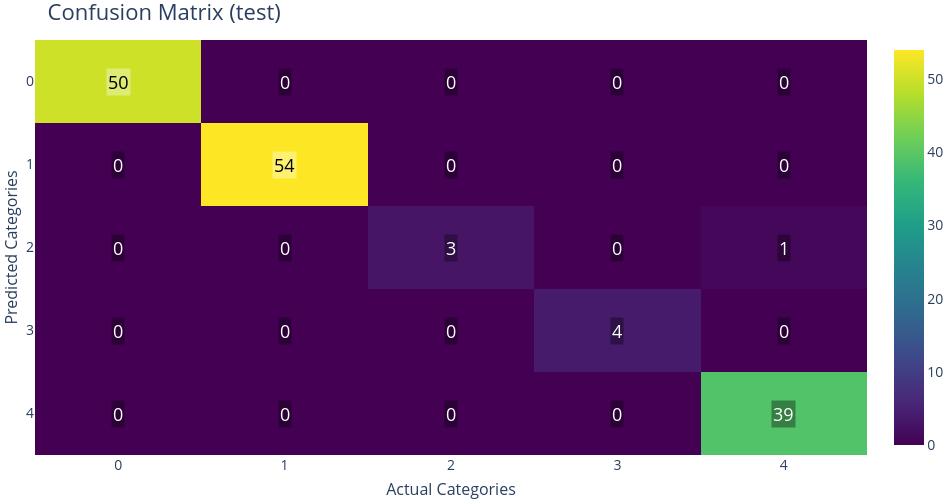

Notebook code cell kept with this figure:
### Markdown cell above
### For testing portion

### Code cell
fig_cm = pyg.PlotConfusionMatrix(split="test")
fig_cm.show()

### Figure 1 — Plotly figure (JSON) as saved in the notebook; plotly's stock layout.template omitted (floating-point values rounded to 4 significant figures)
{"data": [{"colorbar": {"tickfont": {"size": 14}, "title": {"font": {"size": 16}}}, "colorscale": [[0, "rgb(68, 1, 84)"], [0.1111, "rgb(72, 40, 120)"], [0.2222, "rgb(62, 73, 137)"], [0.3333, "rgb(49, 104, 142)"], [0.4444, "rgb(38, 130, 142)"], [0.5556, "rgb(31, 158, 137)"], [0.6667, "rgb(53, 183, 121)"], [0.7778, "rgb(110, 206, 88)"], [0.8889, "rgb(181, 222, 43)"], [1, "rgb(253, 231, 37)"]], "showscale": true, "type": "heatmap", "x": [0, 1, 2, 3, 4], "y": [0, 1, 2, 3, 4], "z": [[50, 0, 0, 0, 0], [0, 54, 0, 0, 0], [0, 0, 3, 0, 1], [0, 0, 0, 4, 0], [0, 0, 0, 0, 39]], "zmax": 54, "zmin": 0}], "layout": {"annotations": [{"bgcolor": "rgba(255,255,255,0.35)", "font": {"color": "black", "size": 18}, "opacity": 1, "showarrow": false, "text": "50", "x": 0, "xref": "x", "y": 0, "yref": "y"}, {"bgcolor": "rgba(0,0,0,0.35)", "font": {"color": "white", "size": 18}, "opacity": 1, "showarrow": false, "text": "0", "x": 1, "xref": "x", "y": 0, "yref": "y"}, {"bgcolor": "rgba(0,0,0,0.35)", "font": {"color": "white", "size": 18}, "opacity": 1, "showarrow": false, "text": "0", "x": 2, "xref": "x", "y": 0, "yref": "y"}, {"bgcolor": "rgba(0,0,0,0.35)", "font": {"color": "white", "size": 18}, "opacity": 1, "showarrow": false, "text": "0", "x": 3, "xref": "x", "y": 0, "yref": "y"}, {"bgcolor": "rgba(0,0,0,0.35)", "font": {"color": "white", "size": 18}, "opacity": 1, "showarrow": false, "text": "0", "x": 4, "xref": "x", "y": 0, "yref": "y"}, {"bgcolor": "rgba(0,0,0,0.35)", "font": {"color": "white", "size": 18}, "opacity": 1, "showarrow": false, "text": "0", "x": 0, "xref": "x", "y": 1, "yref": "y"}, {"bgcolor": "rgba(255,255,255,0.35)", "font": {"color": "black", "size": 18}, "opacity": 1, "showarrow": false, "text": "54", "x": 1, "xref": "x", "y": 1, "yref": "y"}, {"bgcolor": "rgba(0,0,0,0.35)", "font": {"color": "white", "size": 18}, "opacity": 1, "showarrow": false, "text": "0", "x": 2, "xref": "x", "y": 1, "yref": "y"}, {"bgcolor": "rgba(0,0,0,0.35)", "font": {"color": "white", "size": 18}, "opacity": 1, "showarrow": false, "text": "0", "x": 3, "xref": "x", "y": 1, "yref": "y"}, {"bgcolor": "rgba(0,0,0,0.35)", "font": {"color": "white", "size": 18}, "opacity": 1, "showarrow": false, "text": "0", "x": 4, "xref": "x", "y": 1, "yref": "y"}, {"bgcolor": "rgba(0,0,0,0.35)", "font": {"color": "white", "size": 18}, "opacity": 1, "showarrow": false, "text": "0", "x": 0, "xref": "x", "y": 2, "yref": "y"}, {"bgcolor": "rgba(0,0,0,0.35)", "font": {"color": "white", "size": 18}, "opacity": 1, "showarrow": false, "text": "0", "x": 1, "xref": "x", "y": 2, "yref": "y"}, {"bgcolor": "rgba(0,0,0,0.35)", "font": {"color": "white", "size": 18}, "opacity": 1, "showarrow": false, "text": "3", "x": 2, "xref": "x", "y": 2, "yref": "y"}, {"bgcolor": "rgba(0,0,0,0.35)", "font": {"color": "white", "size": 18}, "opacity": 1, "showarrow": false, "text": "0", "x": 3, "xref": "x", "y": 2, "yref": "y"}, {"bgcolor": "rgba(0,0,0,0.35)", "font": {"color": "white", "size": 18}, "opacity": 1, "showarrow": false, "text": "1", "x": 4, "xref": "x", "y": 2, "yref": "y"}, {"bgcolor": "rgba(0,0,0,0.35)", "font": {"color": "white", "size": 18}, "opacity": 1, "showarrow": false, "text": "0", "x": 0, "xref": "x", "y": 3, "yref": "y"}, {"bgcolor": "rgba(0,0,0,0.35)", "font": {"color": "white", "size": 18}, "opacity": 1, "showarrow": false, "text": "0", "x": 1, "xref": "x", "y": 3, "yref": "y"}, {"bgcolor": "rgba(0,0,0,0.35)", "font": {"color": "white", "size": 18}, "opacity": 1, "showarrow": false, "text": "0", "x": 2, "xref": "x", "y": 3, "yref": "y"}, {"bgcolor": "rgba(0,0,0,0.35)", "font": {"color": "white", "size": 18}, "opacity": 1, "showarrow": false, "text": "4", "x": 3, "xref": "x", "y": 3, "yref": "y"}, {"bgcolor": "rgba(0,0,0,0.35)", "font": {"color": "white", "size": 18}, "opacity": 1, "showarrow": false, "text": "0", "x": 4, "xref": "x", "y": 3, "yref": "y"}, {"bgcolor": "rgba(0,0,0,0.35)", "font": {"color": "white", "size": 18}, "opacity": 1, "showarrow": false, "text": "0", "x": 0, "xref": "x", "y": 4, "yref": "y"}, {"bgcolor": "rgba(0,0,0,0.35)", "font": {"color": "white", "size": 18}, "opacity": 1, "showarrow": false, "text": "0", "x": 1, "xref": "x", "y": 4, "yref": "y"}, {"bgcolor": "rgba(0,0,0,0.35)", "font": {"color": "white", "size": 18}, "opacity": 1, "showarrow": false, "text": "0", "x": 2, "xref": "x", "y": 4, "yref": "y"}, {"bgcolor": "rgba(0,0,0,0.35)", "font": {"color": "white", "size": 18}, "opacity": 1, "showarrow": false, "text": "0", "x": 3, "xref": "x", "y": 4, "yref": "y"}, {"bgcolor": "rgba(0,0,0,0.35)", "font": {"color": "white", "size": 18}, "opacity": 1, "showarrow": false, "text": "39", "x": 4, "xref": "x", "y": 4, "yref": "y"}], "font": {"size": 16}, "height": 500, "margin": {"b": 0, "l": 0, "r": 0, "t": 40}, "paper_bgcolor": "RGBA(0,0,0,0)", "plot_bgcolor": "RGBA(0,0,0,0)", "title": {"font": {"size": 22}, "text": "Confusion Matrix (test)"}, "width": 950, "xaxis": {"gridcolor": "rgba(0,0,0,0.08)", "mirror": false, "showgrid": true, "showline": false, "tickangle": 0, "tickfont": {"size": 14}, "tickmode": "array", "ticktext": ["0", "1", "2", "3", "4"], "tickvals": [0, 1, 2, 3, 4], "title": {"font": {"size": 16}, "text": "Actual Categories"}, "zeroline": false}, "yaxis": {"autorange": "reversed", "gridcolor": "rgba(0,0,0,0.08)", "mirror": false, "showgrid": true, "showline": false, "tickfont": {"size": 14}, "tickmode": "array", "ticktext": ["0", "1", "2", "3", "4"], "tickvals": [0, 1, 2, 3, 4], "title": {"font": {"size": 16}, "text": "Predicted Categories"}, "zeroline": false}}}
